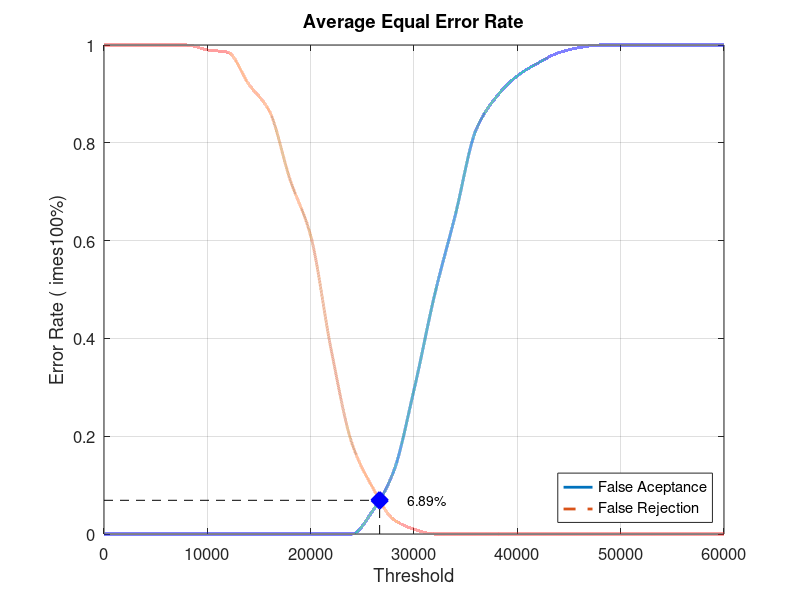
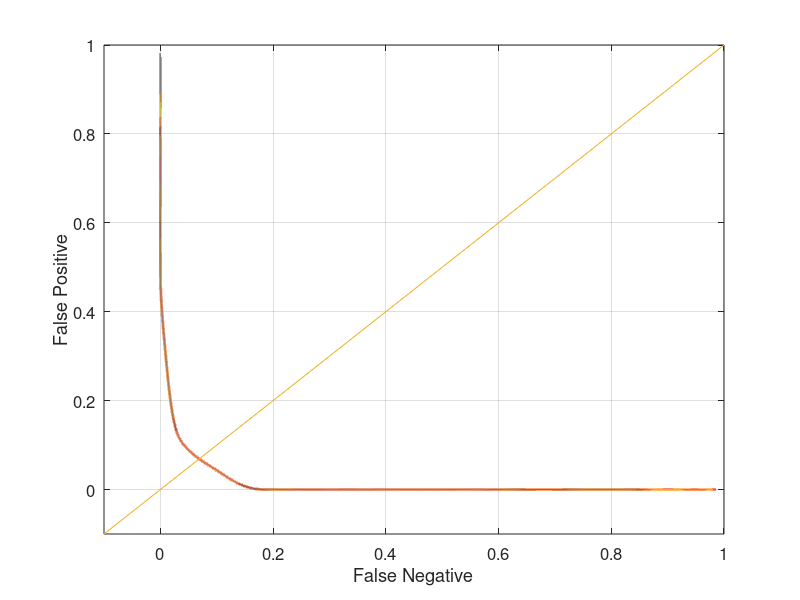

Reproduce these figures in MATLAB, in order.
close all;
clear;
clc;
x = 0:2000:60000;
xq = 0:0.5:60000;

y0 = [0 0 0 0 0 0 0 0 0 0 0 0 0 0.0473684 0.126316 0.294737 0.489474 0.652632 0.826316 0.894737 0.936842 0.963158 0.984211 0.994737 1 1 1 1 1 1 1]
yy0 = interp1(x, y0, xq, 'pchip');
y1 = [1 1 1 1 1 0.99 0.985 0.92 0.865 0.725 0.61 0.375 0.185 0.095 0.03 0.01 0 0 0 0 0 0 0 0 0 0 0 0 0 0 0]
yy1 = interp1(x, y1, xq, 'pchip');

% Calculating EER: 
y2 = abs(y0 - y1);
find(y2 == min(y2))
yy2 = abs(yy0 - yy1);
xEER = find(yy2 == min(yy2));
xEERIndex = xq(xEER) % X-axis EER
yEER = yy0(xEER) % Y-axis EER

main = figure
plot(xq, yy0,'-','LineWidth', 2);	hold on
plot(xq, yy1,'--','LineWidth', 2);	hold on
plot([xEERIndex xEERIndex], [0 yEER], 'k--');	hold on
plot([0 xEERIndex], [yEER yEER], 'k--');	hold on
plot(xEERIndex, yEER, 'bx', 'LineWidth', 10);	hold on
text(xEERIndex + 10 * xEERIndex / 100, yEER, [num2str(round((10000 * yEER)) / 100) '%'])
legend('False Aceptance', 'False Rejection', 'Location', 'SouthEast')
xlabel('Threshold')
ylabel('Error Rate (	imes100%)')
title('Average Equal Error Rate')
set(gca, 'FontSize', 12)
axis([0 60000 0 1])
grid on

print(main, 'Database3_1Main', '-dpng');
FNRxFPR = figure('Color', [1 1 1]);
plot(yy1, yy0, '-', yy1, yy0, 'LineWidth', 2);
hold on
y = -0.1:0.1:1
plot(y, y); 
set(gca, 'FontSize', 12)
xlabel('False Negative')
ylabel('False Positive')
axis([-0.1 1 -0.1 1])
set(gca, 'FontSize', 12)
grid on

print(FNRxFPR, 'Database3_1FNRxFPR','-dpng');
